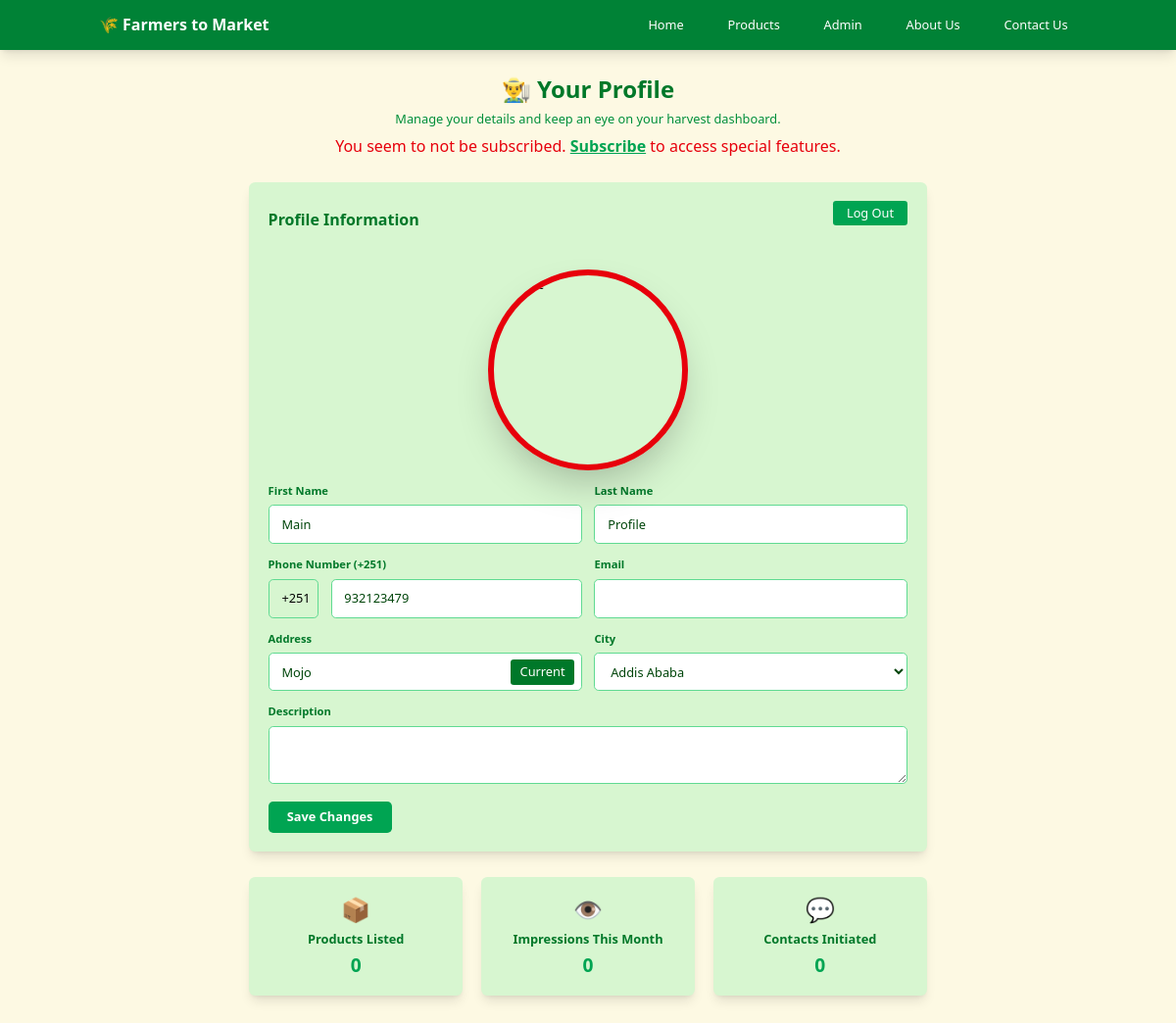
Screenshot of /users/profile/ (signed in) with the database file from the repository.
### authentication/models.py (models this page shows, shortened)
class LershaUser(AbstractUser):
    admin = models.BooleanField(default=False)
    REQUIRED_FIELDS = []
    def has_profile(self):
        return hasattr(self, 'profile')

### users/models.py (models this page shows, shortened)
class Farmer(models.Model):
    account = models.OneToOneField(LershaUser, null=True, blank=True, related_name='profile',on_delete=models.CASCADE)
    bio = models.TextField(null=True, blank=True)
    image = models.ImageField(upload_to='images/users/' ,null=True, blank=True)
    phone_number = models.CharField(max_length=9, validators=[phone_number_validator])
    address = models.CharField(max_length=255, null=True, blank=True)
    city = models.ForeignKey('City', null=True, blank=True, on_delete=models.SET_NULL)
    description = models.TextField(null=True, blank=True, max_length=1000)
    def calculate_impressions(self, range=30):
        date_difference = timezone.now() - timedelta(days=range)
        return Impression.objects.filter(product__farmer=self, time__gte=date_difference).count()
    def calculate_contacts(self, range=30):
        date_difference = timezone.now() - timedelta(days=range)
        return Contact.objects.filter(product__farmer=self, time__gte=date_difference).count()
    def is_active(self):
        if self.account.is_active:
            if self.subscription.exists():
                subscription = self.subscription.first()
                if subscription.date + timedelta(days=30) > timezone.now().date():
                    return True
        return False

### users/decorators.py (the view)
    @login_required
    def wrapper(request, *args, **kwargs):
        if request.user.is_authenticated:
             if request.user.has_profile():
                return view_func(request, *args, **kwargs)
        return redirect('login-page')

### home/context_processors.py (called while the page is built)
def site_settings(request):
    return {
        'SITE_NAME': '🌾 Farmers to Market',
        'CONTACT_EMAIL': '',
        'SUPPORT_EMAIL': '',
        'SUPPORT_PHONE': '',
        'ADDRESS': '',
        }

### users/models.py (called while the page is built)
    def __str__(self):
        return self.name

    def __str__(self):
        return self.name

### users/views.py (called while the page is built, shortened)
@is_farmer
def profile_update(request):
    context = {'cities': City.objects.all(), 'states': State.objects.all()}
    return render(request, 'users/profile-update.html', context=context)

### templates/users/profile-update.html (shortened to what this page needs)
<!DOCTYPE html>
<html lang="en">
<head>
    <link rel="stylesheet" href="/static/css/style.css">
</head>
<body class="min-h-screen bg-bg-primary mb-24">
    <header class="bg-gray-100 mb-4">
        {% include 'navbar.html' %}
    </header>
    <div class="max-w-4xl mx-auto p-4">
        <div class="text-center mb-8">
            <h1 class="text-3xl font-bold text-primary-700">👨‍🌾 Your Profile</h1>
            <p class="text-primary-600 mt-2">Manage your details and keep an eye on your harvest dashboard.</p>
            {% if not user.profile.is_active %}
            <p class="text-red-600 mt-2 text-xl">You seem to not be subscribed. <a href="{% url 'subscribe-page' %}" class="text-primary-500 font-semibold underline">Subscribe</a> to access special features.</p>
            {% endif %}
        </div>
        <div class="bg-bg-secondary p-6 rounded-lg shadow-lg mb-8">
            <div class="flex justify-between items-center mb-6">
                <h2 class="text-xl font-semibold text-primary-700 mb-4">Profile Information</h2>
                <a href="{% url 'logout-page' %}">
                    <button class="w-24 rounded py-1 bg-primary-500 text-white mb-8 -m-auto">Log Out</button>
                </a>
            </div>
            <form method="POST" enctype="multipart/form-data" class="grid grid-cols-2 md:grid-cols-2 gap-4">
                <div class="col-span-2 flex justify-center">
                    <div class="relative">
                        <label for="upload" class="cursor-pointer block">
                            <div class="relative w-64 h-64">
                                <img id="preview" src="{% if user.profile.image %}{{user.profile.image.url}}{% endif %}" alt="Profile" class="w-full h-full object-cover rounded-full border-8 {% if user.profile.is_active %} border-green-600 {% else %} border-red-600 {% endif %} shadow-2xl
                                    transition-transform duration-300 hover:scale-105" />
                            </div>
                        </label>
                    </div>
                </div>
                <div>
                    <label for="first-name" class="block text-primary-700 text-sm font-semibold mb-2">First Name</label>
                    <input type="text" id="first-name" name="first_name" value="{{user.first_name}}" class="w-full px-4 py-3 border border-primary-300 rounded-md focus:outline-none focus:ring-2 focus:ring-primary-500 focus:border-transparent bg-white text-primary-900 transition-colors">
                </div>
                <div>
                    <label for="last-name" class="block text-primary-700 text-sm font-semibold mb-2">Last Name</label>
                    <input type="text" id="last-name" name="last_name" value="{{user.last_name}}" class="w-full px-4 py-3 border border-primary-300 rounded-md focus:outline-none focus:ring-2 focus:ring-primary-500 focus:border-transparent bg-white text-primary-900 transition-colors">
                </div>
                <div class="col-span-2 md:col-span-1">
                    <label for="phone-number" class="block text-primary-700 text-sm font-semibold mb-2">Phone Number
                        (+251)</label>
                    <div class="flex gap-4">
                        <div class="w-16 px-4 py-3 border border-primary-300 rounded-md">
                            +251
                        </div>
                        <input type="number" id="phone-number" name="phone_number" minlength="9" maxlength="9" required value="{% if user.profile.phone_number %}{{user.profile.phone_number}}{% endif %}" class="w-full grow px-4 py-3 border border-primary-300 rounded-md focus:outline-none focus:ring-2 focus:ring-primary-500 focus:border-transparent bg-white text-primary-900 transition-colors">
                    </div>
                </div>
                <div class="col-span-2 md:col-span-1">
                    <label for="email" class="block text-primary-700 text-sm font-semibold mb-2">Email</label>
                    <input type="email" id="email" name="email" value="{{user.email}}" maxlength="100" class="w-full px-4 py-3 border border-primary-300 rounded-md focus:outline-none focus:ring-2 focus:ring-primary-500 focus:border-transparent bg-white text-primary-900 transition-colors">
                </div>
                <div class="col-span-2 md:col-span-1">
                    <label for="address" class="block text-primary-700 text-sm font-semibold mb-2">Address</label>
                    <div class="w-full flex items-center border border-primary-300 rounded-md focus:outline-none focus:ring-2 focus:ring-primary-500 focus:border-transparent bg-white text-primary-900 transition-colors">
                        <input type="text" id="address" name="address" value="{% if user.profile.address %}{{user.profile.address}}{% endif %}" class="w-full h-full px-4 py-3 focus:ring-primary-500 border-transparent">
                        <div id="set-address-to-current" class="mx-2 h-8 flex items-center text-center rounded text-white px-3 py-2 bg-primary-700" type="">
                            Current
                        </div>
                    </div>
                </div>
                <div class="col-span-2 md:col-span-1">
                    <label for="city" class="block text-primary-700 text-sm font-semibold mb-2">City</label>
                    <select id="city" name="city" value="{% if user.profile.city %}{{user.profile.city}}{% endif %}" class="w-full px-4 py-3 border border-primary-300 rounded-md focus:outline-none focus:ring-2 focus:ring-primary-500 focus:border-transparent bg-white text-primary-900 transition-colors">
                        {% for state in states %}
                        {% if state.cities.count > 0 %}
                        <optgroup label="{{state}}">
                            {% for city in state.cities.all %}
                            <option value={{city.id}}>{{city}}</option>
                            {% endfor %}
                        </optgroup>
                        {% endif %}
                        {% endfor %}
                    </select>
                </div>
                <div class="col-span-2">
                    <label for="description" class="block text-primary-700 text-sm font-semibold mb-2">Description</label>
                    <textarea id="description" name="description" maxlength="1000" class="w-full px-4 py-3 border border-primary-300 rounded-md focus:outline-none focus:ring-2 focus:ring-primary-500 focus:border-transparent bg-white text-primary-900 transition-colors">{{user.profile.description}}</textarea>
                </div>
                <div class="md:col-span-2">
                    <button type="submit" class="bg-primary-500 hover:bg-primary-600 text-white font-semibold py-2 px-6 rounded-md focus:outline-none focus:ring-2 focus:ring-primary-500 focus:ring-offset-2 transition-colors">
                        Save Changes
                    </button>
                </div>
            </form>
        </div>
        <div class="grid grid-cols-1 md:grid-cols-3 gap-6">
            <a href="{% url 'farmer-product-list' %}" class="bg-bg-secondary p-6 rounded-lg shadow-lg text-center">
                <div class="text-3xl mb-2">📦</div>
                <h3 class="text-primary-700 font-semibold mb-1">Products Listed</h3>
                <p class="text-2xl font-bold text-primary-500">{{user.profile.products.count}}</p>
            </a>
            <div class="bg-bg-secondary p-6 rounded-lg shadow-lg text-center">
                <div class="text-3xl mb-2">👁️</div>
                <h3 class="text-primary-700 font-semibold mb-1">Impressions This Month</h3>
                <p class="text-2xl font-bold text-primary-500">{{user.profile.calculate_impressions}}</p>
            </div>
            <div class="bg-bg-secondary p-6 rounded-lg shadow-lg text-center">
                <div class="text-3xl mb-2">💬</div>
                <h3 class="text-primary-700 font-semibold mb-1">Contacts Initiated</h3>
                <p class="text-2xl font-bold text-primary-500">{{user.profile.calculate_contacts}}</p>
            </div>
        </div>
    </div>
</body>
</html>

### rows the page displays
LershaUser: first_name "Main", last_name "Profile", phone_number "932123479", address "Mojo", profile.products.count "0", profile.calculate_impressions "0", profile.calculate_contacts "0"

### other values shown
{{ SITE_NAME }} "🌾 Farmers to Market"
form field city "Addis Ababa"
